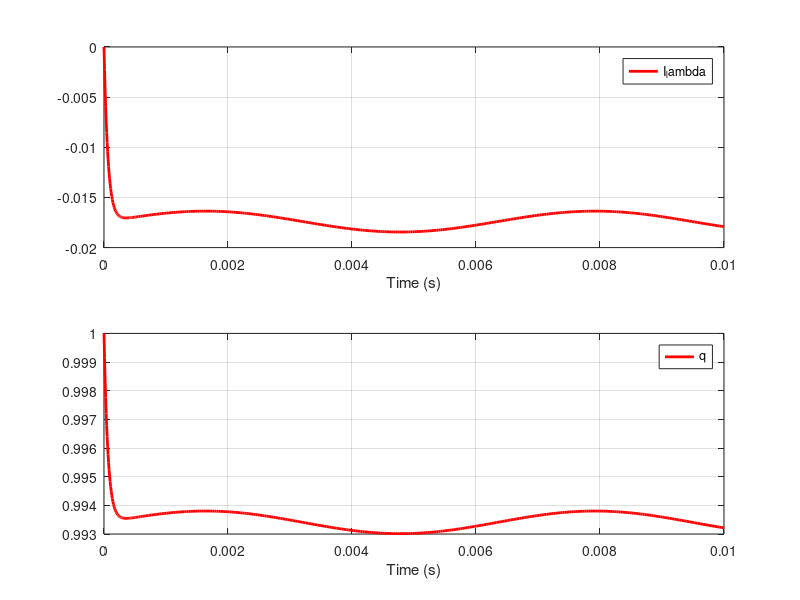

Recreate this plot in MATLAB.
clear
clc

%% Define parameters

p.L = 10.5e-3;
p.R = 12.8e3;
p.b = 0.042;
p.c = 0.227;
p.KT = 2.64;

%% Define State Equations

fv = @(I_in, lambda, q) ((p.R)/(p.KT^2 + p.b * p.R)) * (p.KT * I_in - p.KT * lambda / p.L - q / p.c)

dlambda = @(I_in, lambda, q) p.KT * fv(I_in, lambda, q)
dq = @(I_in, lambda, q) fv(I_in, lambda, q)

%% ODE Equations

sys_ode = @(x, u) [dlambda(u, x(1), x(2)); dq(u, x(1), x(2))];

%% Simulate system

%Define simulation
t_sim = [0 0.01];

% Define input
I_in = @(t) 0.1 * sin(1000*t);

% Define initial condition
x0 = [0; 1];

% ODE wrapper
ode_wrap = @(t, x) sys_ode(x, I_in(t));

[t,x] = ode45(ode_wrap, t_sim, x0, odeset('RelTol',1e-6));

%% Plot
figure;
subplot(2,1,1);
plot(t, x(:,1), 'LineWidth', 2, 'Color', 'r');
xlabel('Time (s)');
grid on;
legend("I_\lambda");

subplot(2,1,2);
plot(t, x(:,2), 'LineWidth', 2, 'Color', 'r');
xlabel('Time (s)');
grid on;
legend("q");
